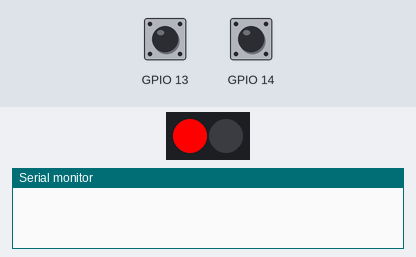
The sketch below on a simulated ESP32. Parts: 2 RGB LEDs in strip order, left to right, the last lines printed to the serial monitor. The test bench sets the inputs (shaded band); at power-on: GPIO 13 HIGH, GPIO 14 HIGH.

Above: at 0.15 s.
At 1.25 s:
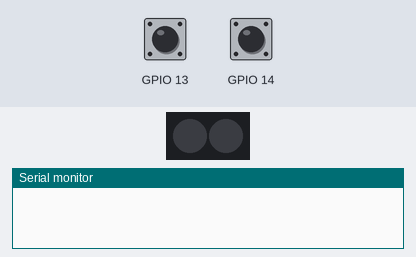
1.3 s: GPIO 13 pulled LOW for 0.15 s
At 1.55 s:
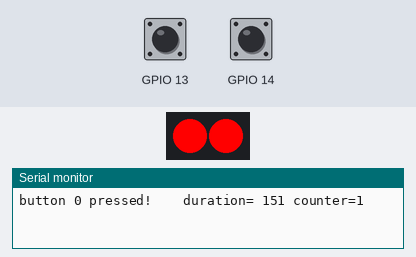
Timing chart, 0 to 10.3 s (numbered marks = the images above; inputs shaded):
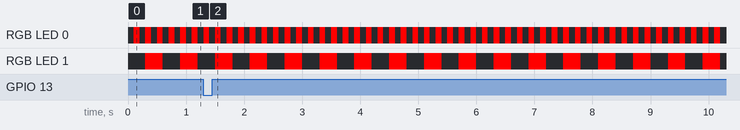

The sketch:

button_led_multi_tasking_OOP.ino
```cpp
// this code demonstrates "multi-tasking" in ESP32 using timers: millis()
// the blink rate of the LED can be changed any time using a global variable
// the button function can store the number of presses, length of each press (for detecting long press, ignoring too short presses)
// all without using delay function
//
// the code counts button presses but will ignore very short presses
// you can also print out the length of last press or the current press duration.

#include <Adafruit_NeoPixel.h>
#include "BlinkingLED.h"
#include "ButtonHandler.h"

#define PIN        26 //pin for neopixels
#define NUMPIXELS 2 //number of neopixels

Adafruit_NeoPixel pixels(NUMPIXELS, PIN, NEO_GRB + NEO_KHZ800);

BlinkingLED led0(pixels, 0, 100);
BlinkingLED led1(pixels, 1, 300);
ButtonHandler button0(13);
ButtonHandler button1(14);

void setup() {
  Serial.begin(9600);
  pixels.begin();
  pixels.clear();
  button0.begin();
  button1.begin();
}

void loop() {
if (button0.handle()) {print_debug_data(0, button0.last_press_duration() , button0.press_counter());} //handle_button returns true if press is detected.
if (button1.handle()) {print_debug_data(1, button1.last_press_duration() , button1.press_counter());} //handle_button returns true if press is detected.
led0.update();
led1.update();
}

void print_debug_data(byte index, int duration, int counter)
{
        Serial.print("button ");
        Serial.print(index);
        Serial.print(" pressed!    duration= ");
        Serial.print(duration);
        Serial.print(" counter=");
        Serial.println(counter);
}
 
```

BlinkingLED.h
```cpp
class BlinkingLED {
public:
  BlinkingLED(Adafruit_NeoPixel& pixels, int ledIndex, int blinkInterval) {
    _pixels = &pixels;
    _ledIndex = ledIndex;
    _blinkInterval = blinkInterval;
    _lastUpdateTime = 0;
    _isOn = false;
  }

  void update() {
    unsigned long currentTime = millis();

    if (currentTime - _lastUpdateTime >= _blinkInterval) {
      _lastUpdateTime = currentTime;
      _isOn = !_isOn;

      if (_isOn) {
        _pixels->setPixelColor(_ledIndex, _pixels->Color(255, 0, 0));
      } else {
        _pixels->setPixelColor(_ledIndex, _pixels->Color(0, 0, 0)); // Turn off the LED
      }

      _pixels->show();
    }
  }

private:
  Adafruit_NeoPixel* _pixels;
  int _ledIndex;
  int _blinkInterval;
  unsigned long _lastUpdateTime;
  bool _isOn;
};
```

ButtonHandler.h
```cpp
#define MIN_PRESS_TIME 25 //minimum duration in milliseconds to consider a button press

class ButtonHandler
{
public:
  ButtonHandler(int buttonPin) {
    _buttonPin=buttonPin;
  }

  void begin() {
    pinMode(_buttonPin, INPUT_PULLUP);   // set the digital pin as an input with pullup resistor (important)
  }

  int press_counter() {return _buttonPress_counter;}

  unsigned long last_press_duration() {return _last_press_duration;}

  bool handle() {

    _currentButtonState = digitalRead(_buttonPin);  // check button state's change

    if (_currentButtonState != _previousButtonState)  //if change is detected
    {
      if (_currentButtonState == LOW)  //type of change - from released to pressed
      {
         _previousButtonState = _currentButtonState;
        _buttonPress_last_time = millis();
      } else {
        _previousButtonState = _currentButtonState;
        _last_press_duration = millis() - _buttonPress_last_time;
        if (_last_press_duration > MIN_PRESS_TIME) {
          _buttonPress_counter = _buttonPress_counter + 1;
          return (true);
        }
      }
    }
    return (false);
  }

private:
  int _buttonPin;
  bool _previousButtonState=HIGH;
  bool _currentButtonState=HIGH;
  unsigned long _buttonPress_last_time=0;
  unsigned long _last_press_duration=0;
  int _buttonPress_counter=0;
};
```
